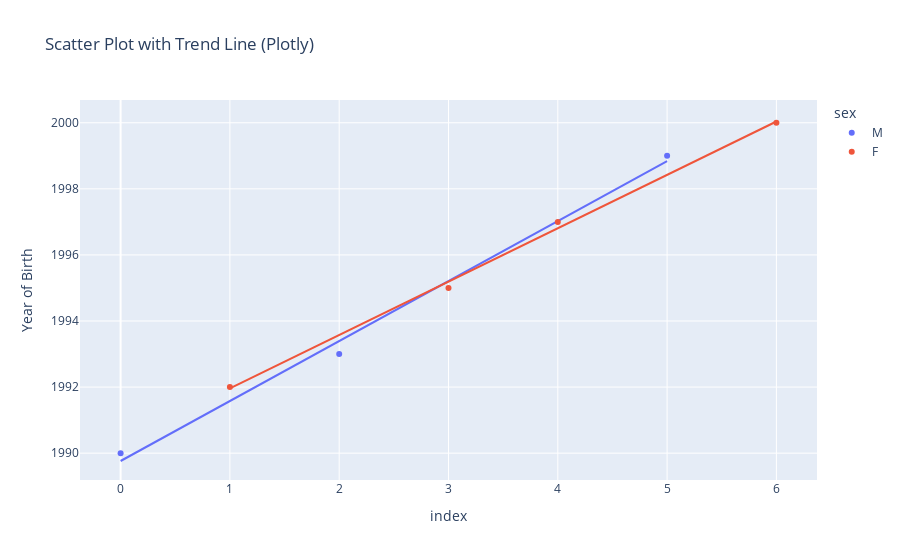

Source (notebook cell):
### Code cell
fig = px.scatter(
    df,
    x='index',
    y='Year',
    color='sex',
    trendline='ols',  # Ordinary Least Squares regression,
    title='Scatter Plot with Trend Line (Plotly)',
    labels={'Index': 'Position in Array', 'Year': 'Year of Birth'}
)

# Show interactive plot
fig.show()

### Figure 1 — Plotly figure (JSON) as saved in the notebook; plotly's stock layout.template omitted (floating-point values rounded to 4 significant figures)
{"data": [{"hovertemplate": "sex=M<br>index=%{x}<br>Year of Birth=%{y}<extra></extra>", "legendgroup": "M", "marker": {"color": "#636efa", "symbol": "circle"}, "mode": "markers", "name": "M", "orientation": "v", "showlegend": true, "type": "scatter", "x": [0, 2, 5], "xaxis": "x", "y": [1990, 1993, 1999], "yaxis": "y"}, {"hovertemplate": "<b>OLS trendline</b><br>Year = 1.81579 * index + 1989.76<br>R<sup>2</sup>=0.994361<br><br>sex=M<br>index=%{x}<br>Year of Birth=%{y} <b>(trend)</b><extra></extra>", "legendgroup": "M", "marker": {"color": "#636efa", "symbol": "circle"}, "mode": "lines", "name": "M", "showlegend": false, "type": "scatter", "x": [0, 2, 5], "xaxis": "x", "y": [1990.0, 1993.0, 1999.0], "yaxis": "y"}, {"hovertemplate": "sex=F<br>index=%{x}<br>Year of Birth=%{y}<extra></extra>", "legendgroup": "F", "marker": {"color": "#EF553B", "symbol": "circle"}, "mode": "markers", "name": "F", "orientation": "v", "showlegend": true, "type": "scatter", "x": [1, 3, 4, 6], "xaxis": "x", "y": [1992, 1995, 1997, 2000], "yaxis": "y"}, {"hovertemplate": "<b>OLS trendline</b><br>Year = 1.61538 * index + 1990.35<br>R<sup>2</sup>=0.997738<br><br>sex=F<br>index=%{x}<br>Year of Birth=%{y} <b>(trend)</b><extra></extra>", "legendgroup": "F", "marker": {"color": "#EF553B", "symbol": "circle"}, "mode": "lines", "name": "F", "showlegend": false, "type": "scatter", "x": [1, 3, 4, 6], "xaxis": "x", "y": [1992.0, 1995.0, 1997.0, 2000.0], "yaxis": "y"}], "layout": {"legend": {"title": {"text": "sex"}, "tracegroupgap": 0}, "title": {"text": "Scatter Plot with Trend Line (Plotly)"}, "xaxis": {"anchor": "y", "domain": [0, 1], "title": {"text": "index"}}, "yaxis": {"anchor": "x", "domain": [0, 1], "title": {"text": "Year of Birth"}}}}
